Frame 1 (no input): blank canvas, image omitted
Frame 60 (no input): blank canvas, image omitted
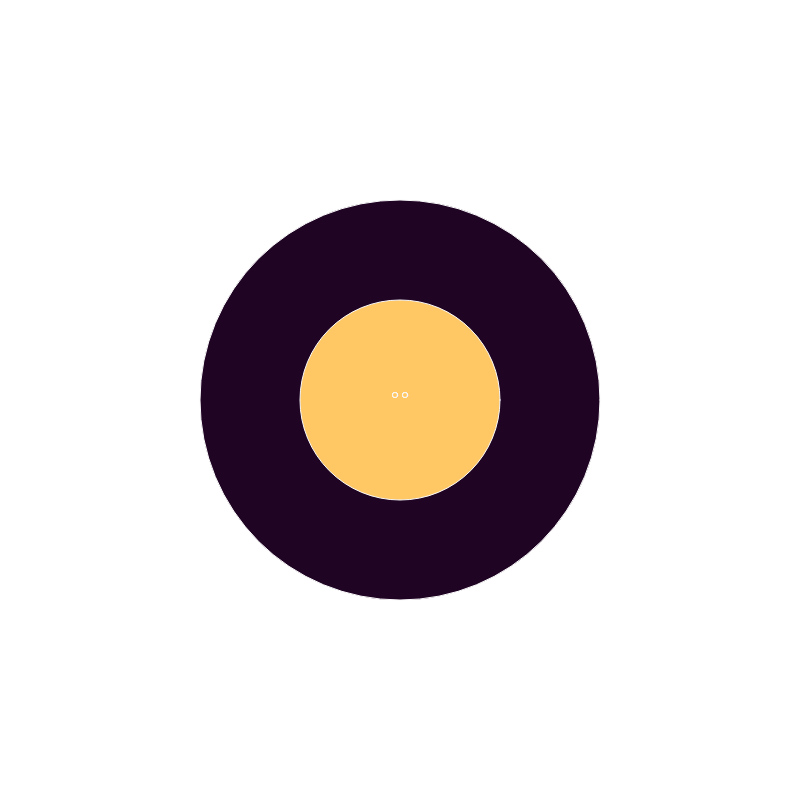
Frame 120 (the mouse pressed at the canvas centre since frame 60)

The p5.js sketch whose frames 1 and 60 were blank and that drew this single picture after the mouse press (run headless with seeded random() and noise() and a simulated clock; from frame 60 on, the mouse is pressed at the canvas centre):

// p5.js sketch
// ── sketch.js
/*

Gradient Array

*/

let xPrev = 0
let yPrev = 0
function setup(){

  createCanvas(800,800);
  background(255)
  stroke(250)


}



function draw(){

let radius = 5
let x = mouseX
let y = mouseY 

let velocityX = x - xPrev
let velocityY = y - yPrev

fill(31, 4, 36,velocityX)
ellipse(x,y,velocityX,velocityY)

fill(255,200,100)  
ellipse(x,y,velocityX/2,velocityY/2)

  ellipse(x-5,y-5,5,5)
   ellipse(x+5,y-5,5,5)




 xPrev = x
 yPrev = y 
}
